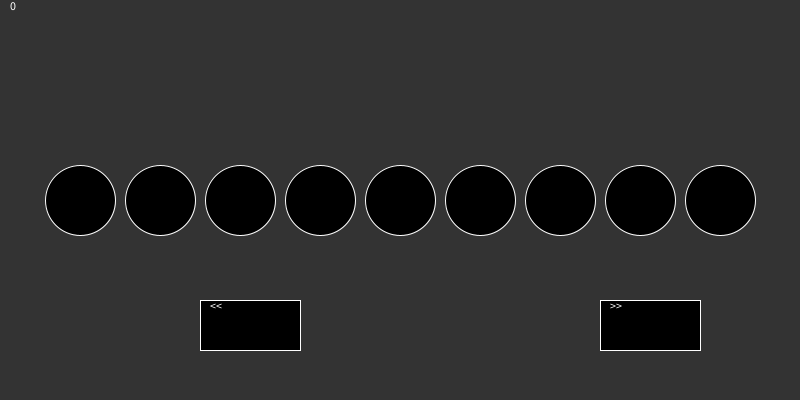
Frame 1 (no input)
Frame 60 (the mouse pressed at the canvas centre just before this capture): identical to frame 1, image omitted
Frame 120 (the mouse held since frame 60 and released just before this capture): identical to frame 1, image omitted

The Processing sketch that drew this single still picture (run headless with seeded random() and noise(); from frame 60 on, the mouse is pressed at the canvas centre):

// Processing sketch: clickable_buttons
// ── clickable_buttons.pde
class ShiftButton extends Button {
  String name;
  int shiftType;
  int w, h;
  ShiftButton(String name,float x, float y, float w, float h, boolean shiftLeft) {
    super(x,y,1);
    this.name = name;
    value = false;
    if (shiftLeft) {
      shiftType = 0;
    } else {
      shiftType = 1;
    }
    this.w = floor(w);
    this.h = floor(h);
  }
  
  void draw() {
    stroke(255);
    fill(0);
    rect(pos.x, pos.y, w,h);
    fill(255);
    text(name, pos.x + 10, pos.y + 10);
    
    
  }
  
  
}
class Button {
  PVector pos;

  float radius;

  boolean value = false;

  Button(float x, float y, float r) {
    pos = new PVector(x, y);
    radius = r;
  }

  void draw() {
    stroke(255);
    fill(value ? 255 : 0);

    ellipse(pos.x, pos.y, radius * 2, radius * 2);
    //stroke(0);
    //point(pos.x, pos.y);
  }


  boolean pointInside(float x, float y) {

    if (x >= pos.x - radius && x < pos.x + radius && y >= pos.y - radius && y < pos.y + radius && dist(x, y, pos.x, pos.y) <= radius) {
      return true;
    }
    return false;
  }

  void toggle() {
    value = !value;
  }
}

ArrayList<Button> buttons = new ArrayList<Button>();
void setup() {
  size(800, 400);
  int w = width / 10;
  for (int x = w; x < width; x += w) {
    buttons.add(new Button(x, height / 2, (w/2)-5));
  }
  
  buttons.add(new ShiftButton("<<", width / 4, height * 0.75, width / 8, height / 8, true));
  buttons.add(new ShiftButton(">>", width * 0.75, height * 0.75, width / 8, height / 8, false));
}


void draw() {
  background(51);
  for (Button b : buttons) {
    b.draw();
  }
  int val = 0;
  for (int i = buttons.size() -1; i >= 0; i -= 1) {
    Button b = buttons.get(i);
    int c = buttons.size() - i - 1;
    if (b.value) {
      val += pow(2, c);
    }
  }
  fill(255);
  text(val, 10, 10);
}

void mouseReleased() {
  for (Button b : buttons) {
    if (b.pointInside(mouseX, mouseY)) {
      b.toggle();
      break;
    }
  }
}
